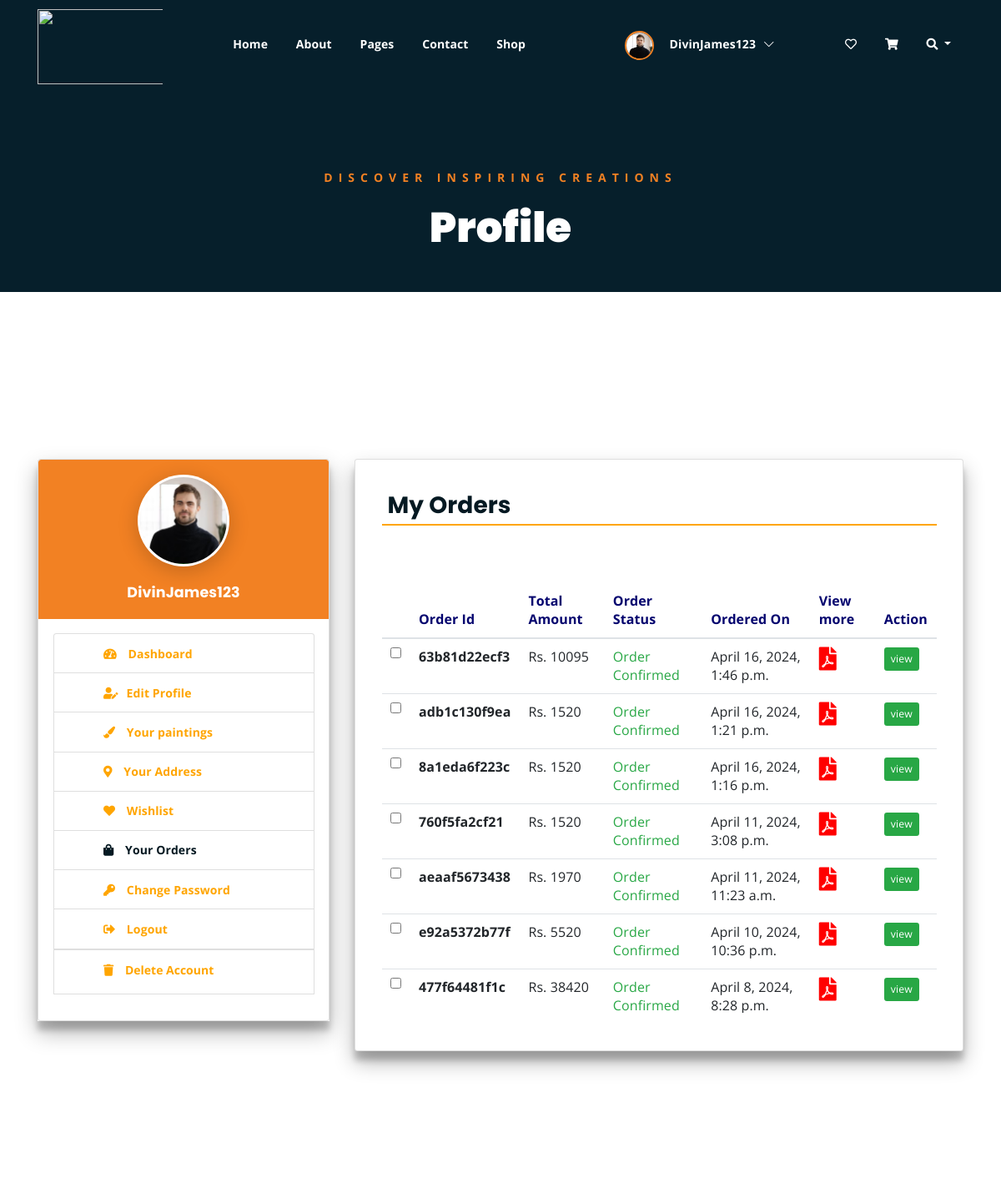
/FrontEnd/ordersbook/ (signed in, upper part), run on an earlier commit of the app's database.
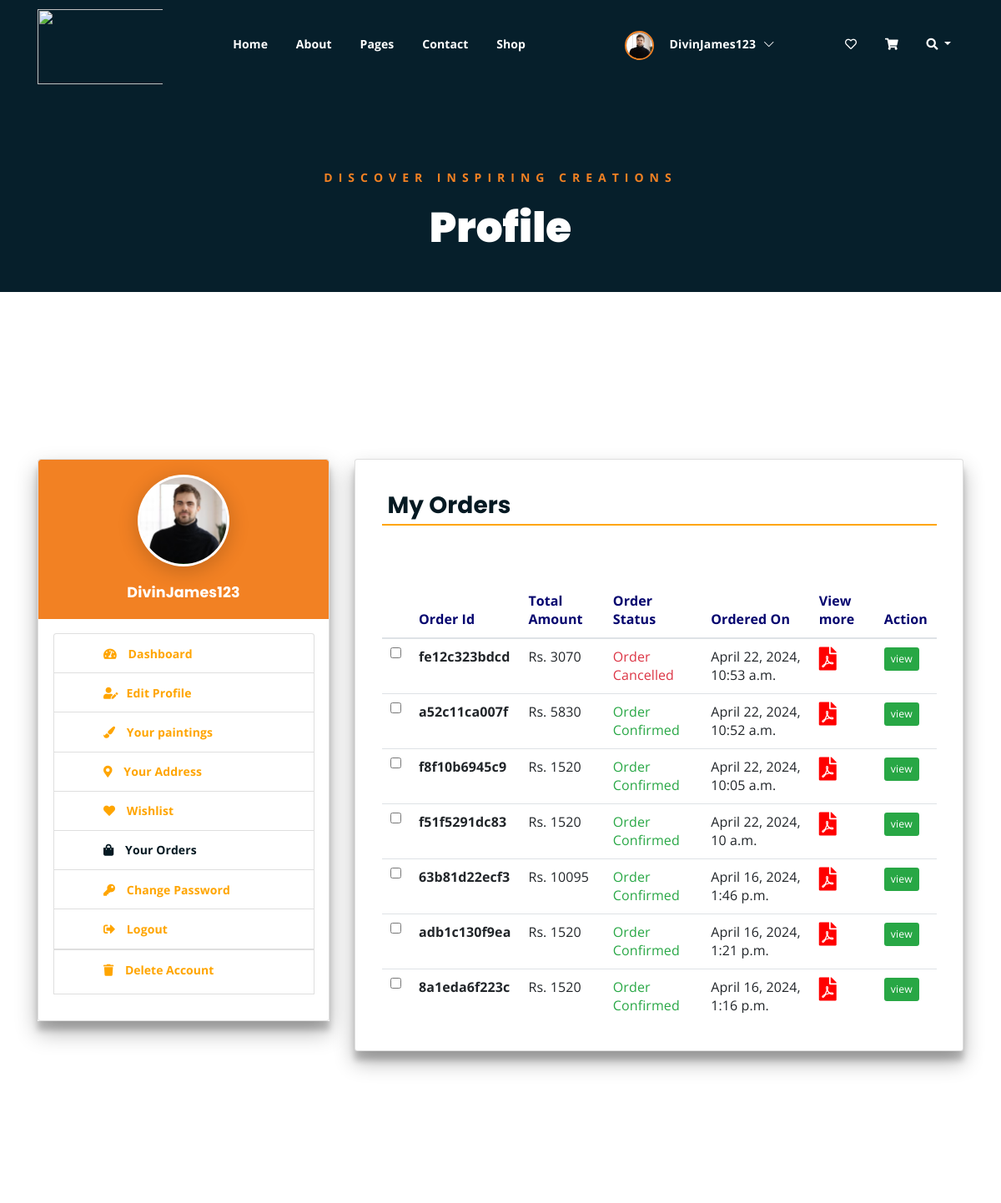
And on a later commit of the database.
### FrontEnd/models.py (models this page shows, shortened)
class Profile(models.Model):
    Username = models.CharField(max_length=200, blank=True)
    name = models.CharField(max_length=200, blank=True)
    age = models.IntegerField(null=True, blank=True)
    mobile = models.IntegerField(null=True, blank=True)
    state = models.CharField(max_length=200, blank=True)
    city = models.CharField(max_length=200, blank=True)
    hobby = models.CharField(max_length=200, blank=True)
    profile_image = models.ImageField(
        default='Images/usericon1.png', upload_to='Images', null=True, blank=True)

class Order(models.Model):
    STATUS = (
        ('Order Confirmed', 'Order Confirmed'),
        ('Shipped', "Shipped"),
        ('Out for delivery', "Out for delivery"),
        ('Delivered', 'Delivered'),
        ('Cancelled', 'Cancelled'),
        ('Returned', 'Returned'),
    )
    Username=models.CharField(max_length=100,null=True,blank=True)
    address = models.ForeignKey(Address, on_delete=models.CASCADE)
    discount = models.IntegerField(blank=True, null=True)
    total_price = models.IntegerField(blank=True,null=True)
    shipping = models.IntegerField(blank=True,null=True)
    grand_total = models.IntegerField(blank=True,null=True)
    amount_to_be_paid = models.IntegerField(blank=True,null=True)
    is_deleted = models.BooleanField(default=False)
    payment_method = models.CharField(max_length=50)
    order_status =models.CharField(max_length=50,choices=STATUS,default='Order Confirmed')
    created_at = models.DateTimeField(auto_now_add=True)  # Automatically set when the object is first created
    order_id = models.CharField(max_length=100, unique=True)  # Assuming order_id is a unique identifier for each order

### FrontEnd/views.py (the view)
# urls.py: path('ordersbook/', views.ordersbook, name="ordersbook"),
@never_cache
def ordersbook(request):
    orders=Order.objects.filter(Username=request.session['Username']).order_by('-created_at')
    user_profile = Profile.objects.filter(Username=request.session['Username'])
    return render(request,"profile_orders.html",{'orders': orders,'user_profile': user_profile})

### FrontEnd/templates/profile_orders.html (shortened to what this page needs)
{% extends 'profile_page.html' %}
{% load static %}
{% block content %}
<html lang="en">
<head>
</head>
<body>
  <div class="col-lg-8">
      <div class="card z-depth-3">
          <div class="card-body">
              <div class="tab-content p-3">
                  <h3 class="p-2" style="border-bottom: 2px solid orange;">My Orders</h3><br><br>
                  <form id="deleteOrdersForm" method="POST">
                      <div class="table-container">
                          <table class="table table-hover">
                              <thead class="fixed-header">
                                  <tr>
                                      <th></th>
                                      <th scope="col" style="color:rgb(3, 3, 110);">Order Id</th>
                                      <th scope="col" style="color:rgb(3, 3, 110);">Total Amount</th>
                                      <th scope="col"style="color:rgb(3, 3, 110);">Order Status</th>
                                      <th scope="col" style="color:rgb(3, 3, 110);">Ordered On</th>
                                      <th scope="col" style="color:rgb(3, 3, 110);">View more</th>
                                      <th scope="col" colspan="2" style="color:rgb(3, 3, 110);">Action</th>
                                  </tr>
                              </thead>
                              <tbody>
                                  {% for i in orders %}
                                  <tr>
                                      <td><input type="checkbox" name="selected_orders[]" value="{{ i.id }}"></td>
                                      <th scope="row">{{ i.order_id }}</th>
                                      <td>Rs. {{ i.grand_total }}</td>
                                      {% if i.order_status != 'Order Cancelled' %}
                                      <td class="text-success">{{ i.order_status }}</td>
                                      {% else %}
                                      <td class="text-danger">{{ i.order_status }}</td>
                                      {% endif %}
                                      <td>{{ i.created_at }}</td>
                                      <td><a href="{% url 'order_confirmed' order_id=i.order_id %}"><i class='fas fa-file-pdf' style='font-size:28px;color:red'></i></a></td>
                                      <td><a href="{% url 'order_view' order_id=i.id %}" class="btn btn-success btn-sm">view</a></td>
                                  </tr>
                                  {% endfor %}
                              </tbody>
                          </table>
                      </div>
                  </form>
              </div>
          </div>
      </div>
  </div>
  </body>
</html>
{% endblock %}

### FrontEnd/templates/profile_page.html (shortened to what the changed rows need)
{% load static %}
<html lang="en">
<head>
<link rel="stylesheet" href="https://cdnjs.cloudflare.com/ajax/libs/twitter-bootstrap/5.3.0/css/bootstrap.min.css">
<link rel="stylesheet" href="https://cdnjs.cloudflare.com/ajax/libs/font-awesome/5.15.4/css/all.min.css">
	<link rel="stylesheet" href="{% static 'Web/assets/css/all.min.css' %}">
	<link rel="stylesheet" href="{% static 'Web/assets/bootstrap/css/bootstrap.min.css' %}">
	<link rel="stylesheet" href="{% static 'Web/assets/css/owl.carousel.css' %}">
	<link rel="stylesheet" href="{% static 'Web/assets/css/magnific-popup.css' %}">
	<link rel="stylesheet" href="{% static 'Web/assets/css/animate.css' %}">
	<link rel="stylesheet" href="{% static 'Web/assets/css/meanmenu.min.css' %}">
	<link rel="stylesheet" href="{% static 'Web/assets/css/main.css' %}">
	<link rel="stylesheet" href="{% static 'Web/assets/css/responsive.css' %}">
	<link href="https://cdn.jsdelivr.net/npm/bootstrap-icons@1.7.2/font/bootstrap-icons.css" rel="stylesheet">
</head>
<body>
	<div class="top-header-area" id="sticker" style="height:90px;">
		<div class="container">
			<div class="row">
				<div class="col-lg-12 col-sm-12 text-center">
					<div class="main-menu-wrap">
<nav class="main-menu">
  <ul>
    <li>
									{% for i in user_profile %}
										<img src="{{ i.profile_image.url }}" style="margin-left:100px;border:2px solid #F28123;object-fit:cover;"
											 alt="" name="image" class="rounded-circle" height="35px" width="35px">
									{% empty %}
										{% if request.session.Username %}
											<img src="{% static 'Web/assets/img/usericon11.png' %}" style="margin-left:100px;border:2px solid #F28123;display:cover;"
												 alt="Default Image" name="image" class="rounded-circle" height="35px" width="35px">
										{% endif %}
									{% endfor %}
									{% if request.session.Username %}
										<span class="userspan">{{request.session.Username}}</span>
										<i class="bi bi-chevron-down " style="color:#fff;font-weight:bold;margin-left:-10px;"></i>
									{% else %}
								<li>
											<a href="{% url 'Login_page'%}" class="nav-link">
												<i class="bi bi-person-plus" style="font-size: 20px;margin-left:30px;"></i>
											</a>
										</li>
									{% endif %}
								</li>
  </ul>
</nav>
					</div>
				</div>
			</div>
		</div>
	</div>
<div class="breadcrumb-section breadcrumb-bg" style="height:250px;">
		<div class="container">
			<div class="row">
				<div class="col-lg-8 offset-lg-2 text-center">
					<div class="breadcrumb-text">
						<h1>Profile</h1>
					</div>
				</div>
			</div>
		</div>
	</div>
        <div class="container">
            <div class="row">
            <div class="col-lg-4">
            <div class="profile-card-4 z-depth-3">
            <div class="card">
            <div class="card-body text-center  rounded-top"  style="background: linear-gradient(to bottom, #F28123, #F28123);">
				{% for i in user_profile %}
				<div class="d-flex justify-content-center mb-4 rounded-circle user-box">
					<img  src="{{i.profile_image.url}}"
					class="rounded-circle" style="width: 110px; height: 110px; object-fit: cover;" alt="example placeholder" />
				</div>
			{% empty %}
			<div class="user-box">
				<img src="{% static 'Web/assets/img/usericon11.png' %}"  style="border:2px solid #F28123;display:cover;"alt="" name="image" >
			   </div>
			   {% endfor %}
            </div>
            </div>
            </div>
            </div>
            <br><br><br>
	{% block content %}{%endblock%}
            </div>
            </div>
</body>
</html>

What changed in the data, as far as the page shows it:
no longer on this page (row unchanged): Order: order_id "760f5fa2cf21", grand_total "1520", order_status "Order Confirmed", created_at "April 11, 2024, 3:08 p.m."
no longer on this page (row unchanged): Order: order_id "aeaaf5673438", grand_total "1970", order_status "Order Confirmed", created_at "April 11, 2024, 11:23 a.m."
no longer on this page (row unchanged): Order: order_id "e92a5372b77f", grand_total "5520", order_status "Order Confirmed", created_at "April 10, 2024, 10:36 p.m."
no longer on this page (row unchanged): Order: order_id "477f64481f1c", grand_total "38420", order_status "Order Confirmed", created_at "April 8, 2024, 8:28 p.m."
added Order: order_id "fe12c323bdcd", grand_total "3070", order_status "Order Cancelled", created_at "April 22, 2024, 10:53 a.m."
added Order: order_id "a52c11ca007f", grand_total "5830", order_status "Order Confirmed", created_at "April 22, 2024, 10:52 a.m."
added Order: order_id "f8f10b6945c9", grand_total "1520", order_status "Order Confirmed", created_at "April 22, 2024, 10:05 a.m."
added Order: order_id "f51f5291dc83", grand_total "1520", order_status "Order Confirmed", created_at "April 22, 2024, 10 a.m."
